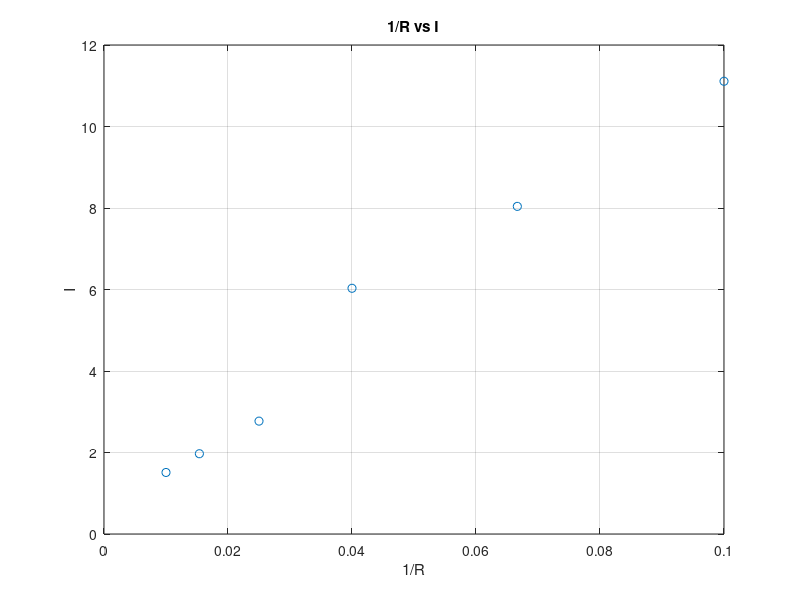

MATLAB code to generate this figure:
%Shay Sackett ENGR 156 Matlab
%Problem 13.9, resistance is futile

%Part A: 
clear, clc
R = [10 15 25 40 65 100]; %resistance values
I = [11.11 8.04 6.03 2.77 1.97 1.51]; %Current values

plot(R,I,'o') %plot resistance vs current
title('Resistance vs. Current') %add title
xlabel('Resistance') %add x axis label
ylabel('Current') %add y axis label
grid on %turn grid on

%% Part B: 

%another plot

C = 1./R; %conductance

plot(C,I,'o') % plot 1/R vs I 
grid on %turn grid on
title('1/R vs I') %add title
xlabel('1/R') %add x axis label
ylabel('I') %add y axis label

%% Part C:

%use polyfit to calculate coefficents of line of regression

coefficients = polyfit(C,I,1);  %apply polyfit to find coefficients, slope of the line is the applied voltage

v = coefficients(1); %find voltage 

%% Part D: 

%Use polyval to find current values base on resistors used

current = polyval(v, R)  % calculate current for each resistor value at the applied voltage.




